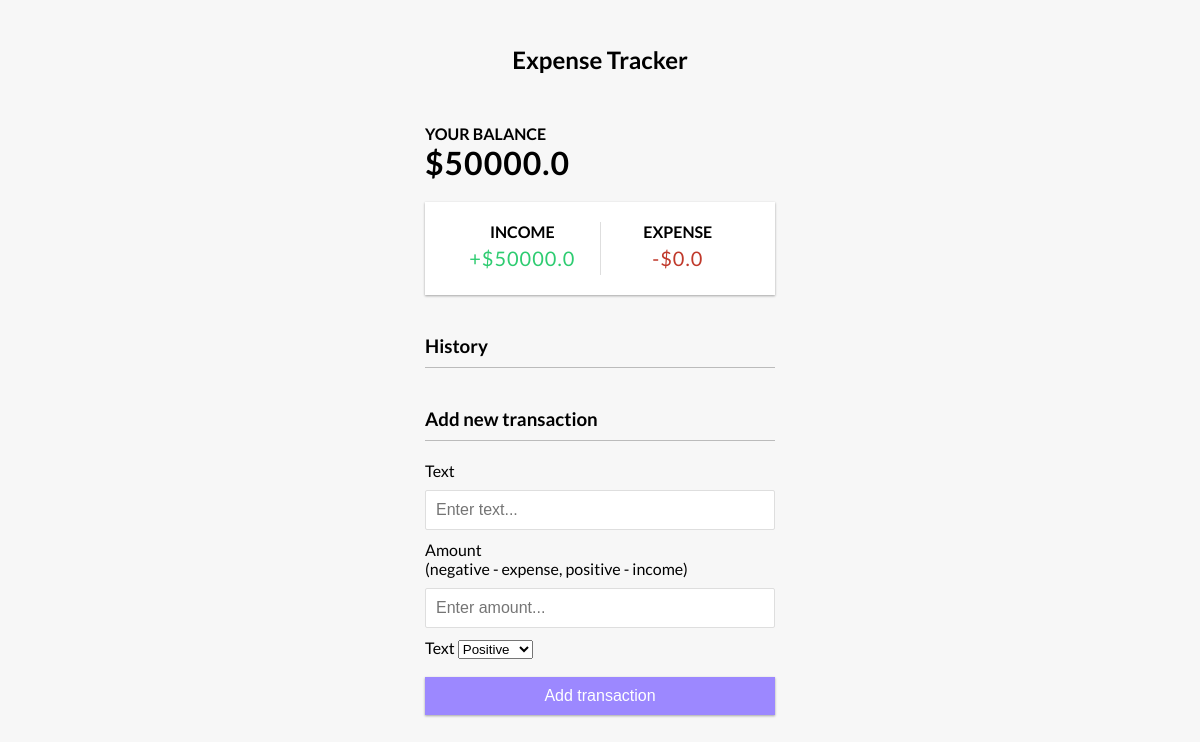
The app's page / (signed in), older data.
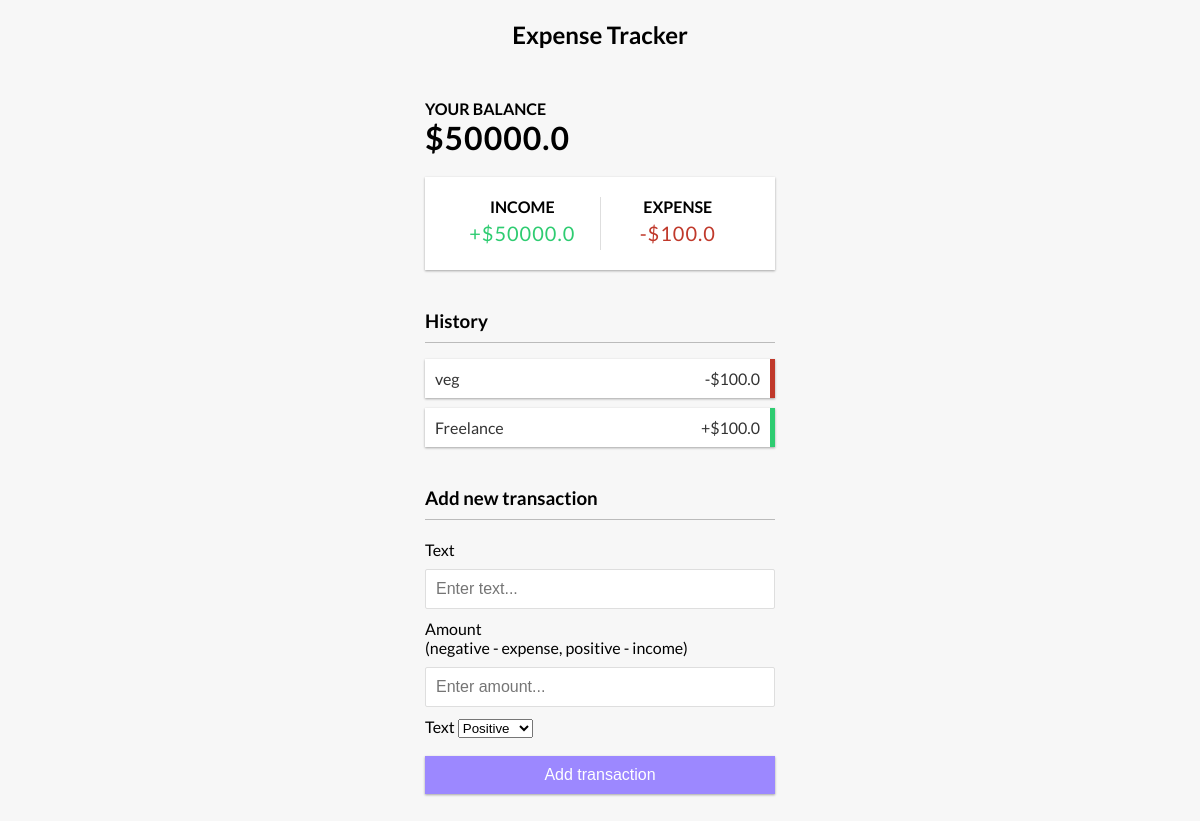
The same page, newer data.
### home/models.py (models this page shows, shortened)
class Profile(models.Model):
    user = models.ForeignKey(User , on_delete = models.CASCADE)
    income = models.FloatField()
    balance = models.FloatField(blank= True , null= True)
    expenses = models.FloatField(default= 0)

class Expense(models.Model):
    user = models.ForeignKey(User,on_delete = models.CASCADE)
    name = models.CharField(max_length= 100)
    amount = models.FloatField(default=0, null= True)
    expense_type = models.CharField(max_length=  100, choices= TYPE)

### home/views.py (the view, shortened to what this page needs)
# urls.py: 2. Add a URL to urlpatterns:  path('', views.home, name='home')
def home(request):
    profile = Profile.objects.filter(user = request.user).first()
    expenses = Expense.objects.filter(user = request.user)
    context = {"profile" : profile , "expenses": expenses}
    return render(request , "home.html",context)

### home/templates/home.html (shortened to what this page needs)
{% extends "base.html" %}
{% block start %}
<h2>Expense Tracker</h2>
<div class="container">
  <h4>Your Balance</h4>
  <h1 id="balance">${{profile.balance}}</h1>
  <div class="inc-exp-container">
    <div>
      <h4>Income</h4>
      <p id="money-plus" class="money plus">+${{profile.income}}</p>
    </div>
    <div>
      <h4>Expense</h4>
      <p id="money-minus" class="money minus">-${{profile.expenses}}</p>
    </div>
  </div>
  <h3>History</h3>
  <ul id="list" class="list">
    {% for expense in expenses%}
      {% if expense.expense_type == "Positive" %}
        <li class="plus">
        {{expense.name}}<span>+${{expense.amount}}</span>
        </li>
      {% else %}
        <li class="minus">
          {{expense.name}}<span>-${{expense.amount}}</span>
        </li>
      {% endif %}
  {% endfor %}
  </ul>
  <h3>Add new transaction</h3>
  <form id="form" method = "POST">
    <div class="form-control">
      <label for="text">Text</label>
      <input type="text" required  name = "text" id="text" placeholder="Enter text..." />
    </div>
    <div class="form-control">
      <label for="amount"
        >Amount <br />
        (negative - expense, positive - income)</label
      >
      <input type="number" required name = "amount" id="amount" placeholder="Enter amount..." />
    </div>
    <div class = "form-control">
      <label for = 'text'>Text</label>
      <select name = 'expense_type' required class = 'form-control'>
        <option value = "Positive">Positive</option>
      </select>
    </div>
    <button class="btn" type = "submit">Add transaction</button>
  </form>
</div>
{% endblock %}

### home/templates/base.html (shortened to what this page needs)
<!DOCTYPE html>
<html lang="en">
  <head>
  </head>
  <body>
    {% block start %}
    {% endblock %}
  </body>
</html>

### home/templates/base.html (style rules this page uses)
:root { --box-shadow: 0 1px 3px rgba(0, 0, 0, 0.12), 0 1px 2px rgba(0, 0, 0, 0.24); }
* { box-sizing: border-box; }
body { background-color: #f7f7f7; display: flex; flex-direction: column; align-items: center; justify-content: center; min-height: 100vh; margin: 0; font-family: 'Lato', sans-serif; }
.container { margin: 30px auto; width: 350px; }
h1 { letter-spacing: 1px; margin: 0; }
h3 { border-bottom: 1px solid #bbb; padding-bottom: 10px; margin: 40px 0 10px; }
h4 { margin: 0; text-transform: uppercase; }
.inc-exp-container { background-color: #fff; box-shadow: var(--box-shadow); padding: 20px; display: flex; justify-content: space-between; margin: 20px 0; }
.inc-exp-container > div { flex: 1; text-align: center; }
.inc-exp-container > div:first-of-type { border-right: 1px solid #dedede; }
.money { font-size: 20px; letter-spacing: 1px; margin: 5px 0; }
.money.plus { color: #2ecc71; }
.money.minus { color: #c0392b; }
label { display: inline-block; margin: 10px 0; }
input[type='text'], input[type='number'] { border: 1px solid #dedede; border-radius: 2px; display: block; font-size: 16px; padding: 10px; width: 100%; }
.btn { cursor: pointer; background-color: #9c88ff; box-shadow: var(--box-shadow); color: #fff; border: 0; display: block; font-size: 16px; margin: 10px 0 30px; padding: 10px; width: 100%; }
.list { list-style-type: none; padding: 0; margin-bottom: 40px; }
.list li { background-color: #fff; box-shadow: var(--box-shadow); color: #333; display: flex; justify-content: space-between; position: relative; padding: 10px; margin: 10px 0; }
.list li.plus { border-right: 5px solid #2ecc71; }
.list li.minus { border-right: 5px solid #c0392b; }

Row changes from the older to the newer data that the page shows:
removed Profile: balance "50000.0", income "50000.0", expenses "0.0"
added Profile: balance "50000.0", income "50000.0", expenses "100.0"
added Expense: name "veg", amount "100.0"
added Expense: name "Freelance", amount "100.0"
